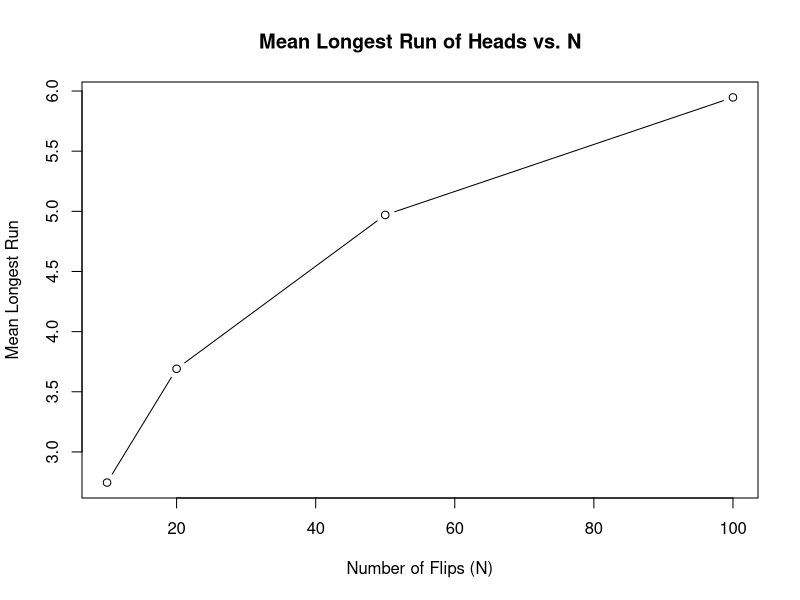
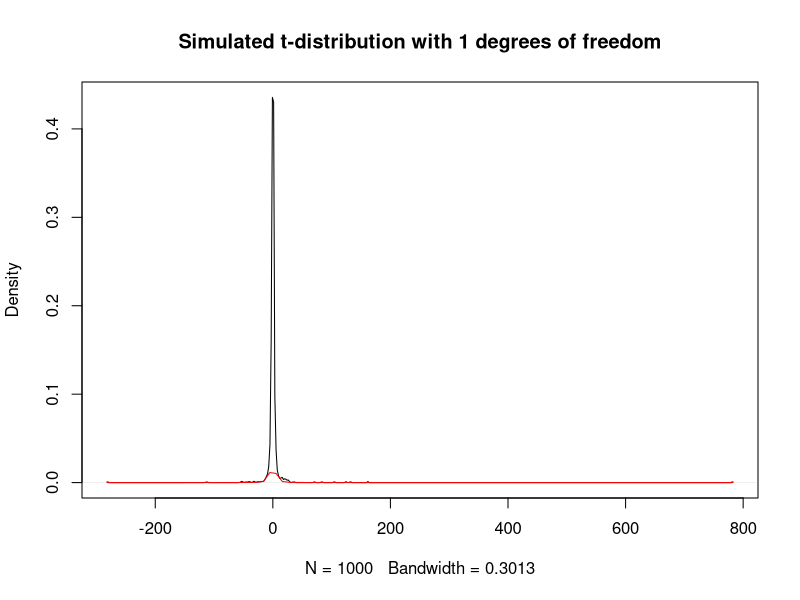
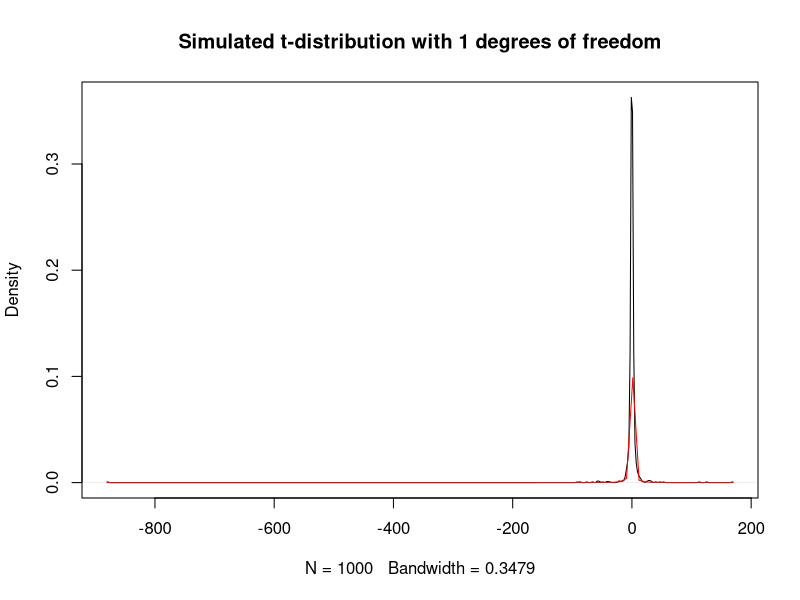
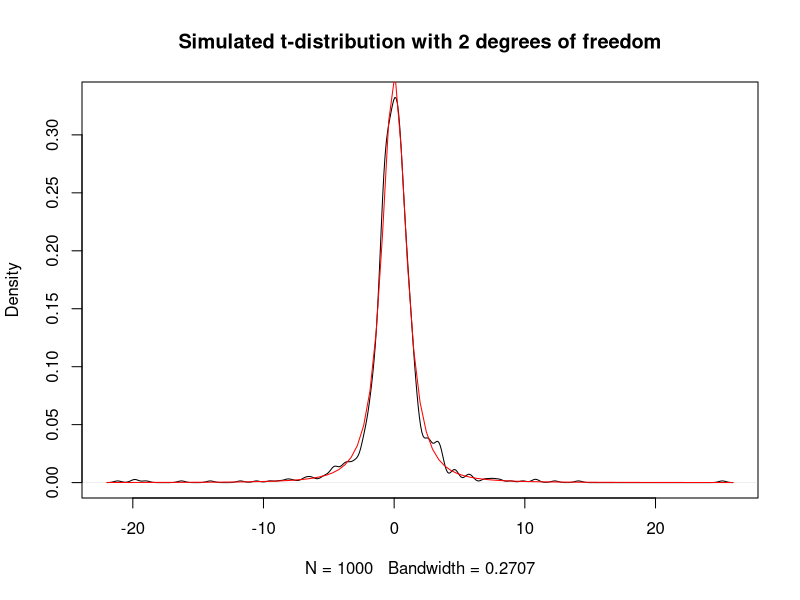
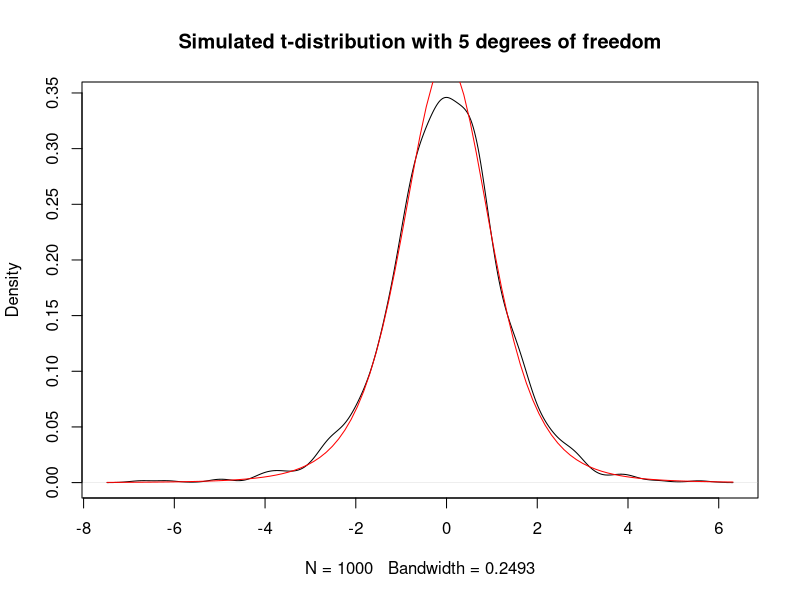
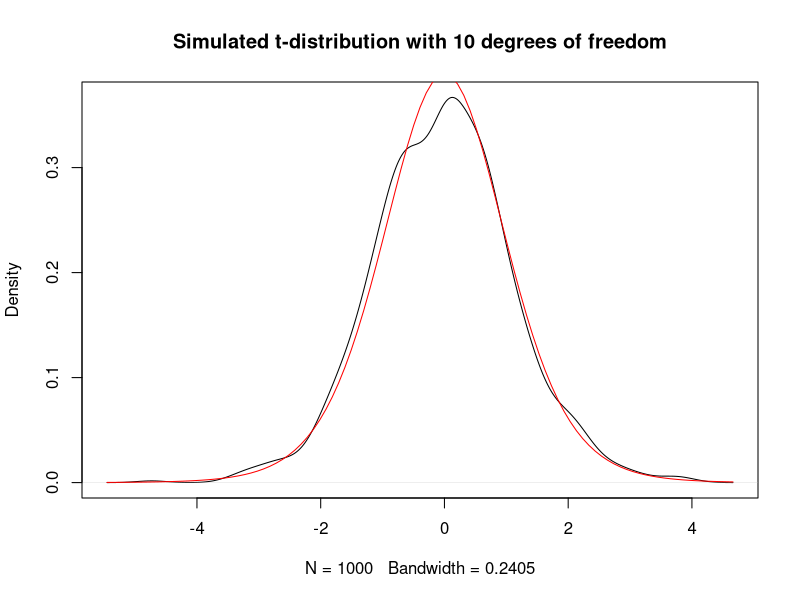

Reproduce these figures in R, in order.
## ---- chunk 1
N <- 10000
points <- matrix(runif(6 * N), ncol = 6)
head(points)
## ---- chunk 2
euclidean_distance <- sqrt((points[,1] - points[,4])^2 + 
                           (points[,2] - points[,5])^2 + 
                           (points[,3] - points[,6])^2)
mean_distance <- mean(euclidean_distance)
mean_distance
## ---- chunk 3
true_value <- 0.6617
percentage_error <- abs(mean_distance - true_value) / true_value * 100
percentage_error
## ---- chunk 4
N_large <- 1000000
points_large <- matrix(runif(6 * N_large), ncol = 6)
euclidean_distance_large <- sqrt((points_large[,1] - points_large[,4])^2 + 
                                 (points_large[,2] - points_large[,5])^2 + 
                                 (points_large[,3] - points_large[,6])^2)
mean_distance_large <- mean(euclidean_distance_large)
percentage_error_large <- abs(mean_distance_large - true_value) / true_value * 100
percentage_error_large
## ---- chunk 5
# given output of rbernoulli or rbinom (a vector of 0's and 1's)
# compute the length of the longest continuous run of 1's
longest_head_run <- function(trials) {
  rle_encoded <- rle(trials)
  head_sequence_indicators <- rle_encoded$values == 1
  
  if (!any(head_sequence_indicators)) {
    return(0L)
  }
  
  lengths_head_sequences <- rle_encoded$lengths[head_sequence_indicators]
  
  max(lengths_head_sequences)
}

# demo of using longest_head_run
longest_head_run(c(0, 0, 0, 0, 0, 0, 0, 0, 0, 0, 0, 0)) # returns 0
longest_head_run(c(1, 0, 1, 1, 0, 1, 1, 1, 0, 0, 0, 0)) # returns 3
## ---- chunk 6
# TODO: code goes here.
set.seed(123)  
N <- 10
M <- 1000
coin_flips <- rbinom(N, size = 1, prob = 0.5)
longest_head_run <- function(trials) {
  rle_encoded <- rle(trials)
  head_sequence_indicators <- rle_encoded$values == 1
  if (!any(head_sequence_indicators)) {
    return(0L)
  }
  lengths_head_sequences <- rle_encoded$lengths[head_sequence_indicators]
  max(lengths_head_sequences)
}
longest_head_run(coin_flips)
set.seed(123)
results <- replicate(M, longest_head_run(rbinom(N, size = 1, prob = 0.5)))
mean_run_length <- mean(results)
mean_run_length
find_mean_run <- function(N, M, p = 0.5) {
  results <- replicate(M, longest_head_run(rbinom(N, size = 1, prob = p)))
  mean(results)
}
Ns <- c(10, 20, 50, 100)
mean_runs <- sapply(Ns, function(N) find_mean_run(N, M))
data.frame(N = Ns, Mean_Run_Length = mean_runs)

plot(Ns, mean_runs, type = "b", xlab = "Number of Flips (N)", ylab = "Mean Longest Run", main = "Mean Longest Run of Heads vs. N")
## ---- chunk 7
# TODO: code goes here.
mu <- 5
sigma <- 2
set.seed(123)
N <- 2
sample <- rnorm(N, mean = mu, sd = sigma)

sample_mean <- mean(sample)
s <- sd(sample)
t_stat <- (sample_mean - mu) / (s / sqrt(N))
t_stat

M <- 1000
t_statistics <- replicate(M, {
  sample <- rnorm(N, mean = mu, sd = sigma)
  sample_mean <- mean(sample)
  s <- sd(sample)
  (sample_mean - mu) / (s / sqrt(N))
})

plot(density(t_statistics), main = paste("Simulated t-distribution with", N-1, "degrees of freedom"))

curve(dt(x, df = N-1), add = TRUE, col = "red")

Ns <- c(2, 3, 6, 11)
for (N in Ns) {
  t_statistics <- replicate(M, {
    sample <- rnorm(N, mean = mu, sd = sigma)
    sample_mean <- mean(sample)
    s <- sd(sample)
    (sample_mean - mu) / (s / sqrt(N))
  })
  
  plot(density(t_statistics), main = paste("Simulated t-distribution with", N-1, "degrees of freedom"))
  curve(dt(x, df = N-1), add = TRUE, col = "red")
}
